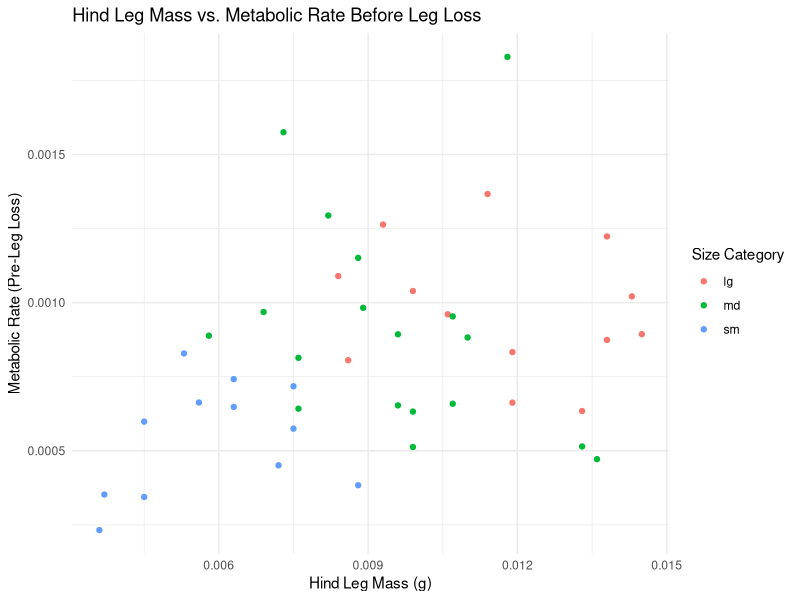
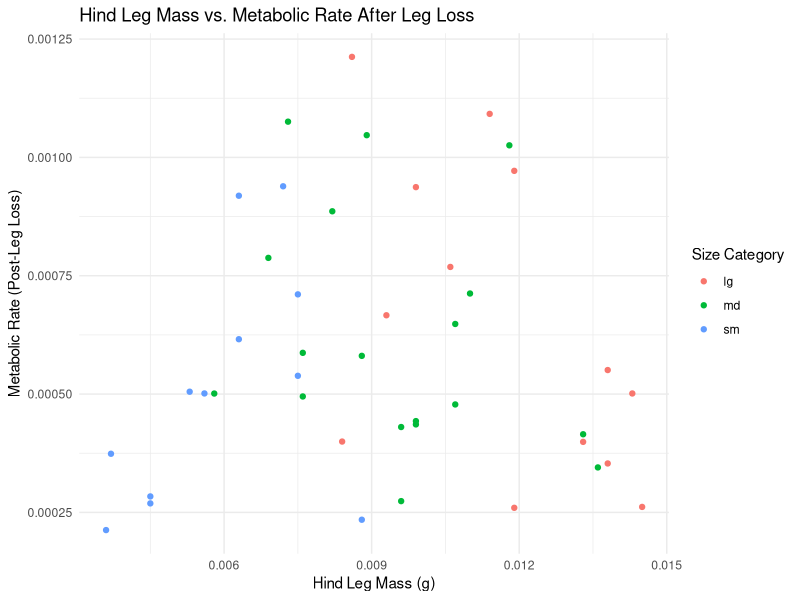

These figures' R source, in order:
## ---- chunk 1
MetabolicCosts <- read.csv("data/MetabolicCosts.csv",sep=";")
## ---- chunk 2
# Load the data
## ---- chunk 3
library(tidyverse)

## ---- chunk 4
head(data)
## ---- chunk 5
str(data)
## ---- chunk 6
file.exists("data/MetabolicCosts.csv")
## ---- chunk 7
colnames(MetabolicCosts)
## ---- chunk 8
head(MetabolicCosts)
## ---- chunk 9
sum(is.na(MetabolicCosts))

## ---- chunk 10
summary(MetabolicCosts)

## ---- chunk 11
colnames(MetabolicCosts) <- c("ID", "Hind_Leg_Mass", "Body_Mass_g", "Pre_MR_Avg", "Post_MR_Avg", "Size")
## ---- chunk 12
head(MetabolicCosts)
## ---- chunk 13
## Create the plot with color based on 'Size' (large, medium, small)
ggplot(MetabolicCosts, aes(x = Hind_Leg_Mass, y = Pre_MR_Avg, color = Size)) +
  geom_point() +
  labs(title = "Hind Leg Mass vs. Metabolic Rate Before Leg Loss",
       x = "Hind Leg Mass (g)",
       y = "Metabolic Rate (Pre-Leg Loss)",
       color = "Size Category") +
  theme_minimal()
## ---- chunk 14
## Create the plot with color based on 'Size' (large, medium, small)
ggplot(MetabolicCosts, aes(x = Hind_Leg_Mass, y = Post_MR_Avg, color = Size)) +
  geom_point() +
  labs(title = "Hind Leg Mass vs. Metabolic Rate After Leg Loss",
       x = "Hind Leg Mass (g)",
       y = "Metabolic Rate (Post-Leg Loss)",
       color = "Size Category") +
  theme_minimal()
## ---- chunk 15

## ---- chunk 16

## ---- chunk 17

## ---- chunk 18
knitr::opts_chunk$set(echo = TRUE)
